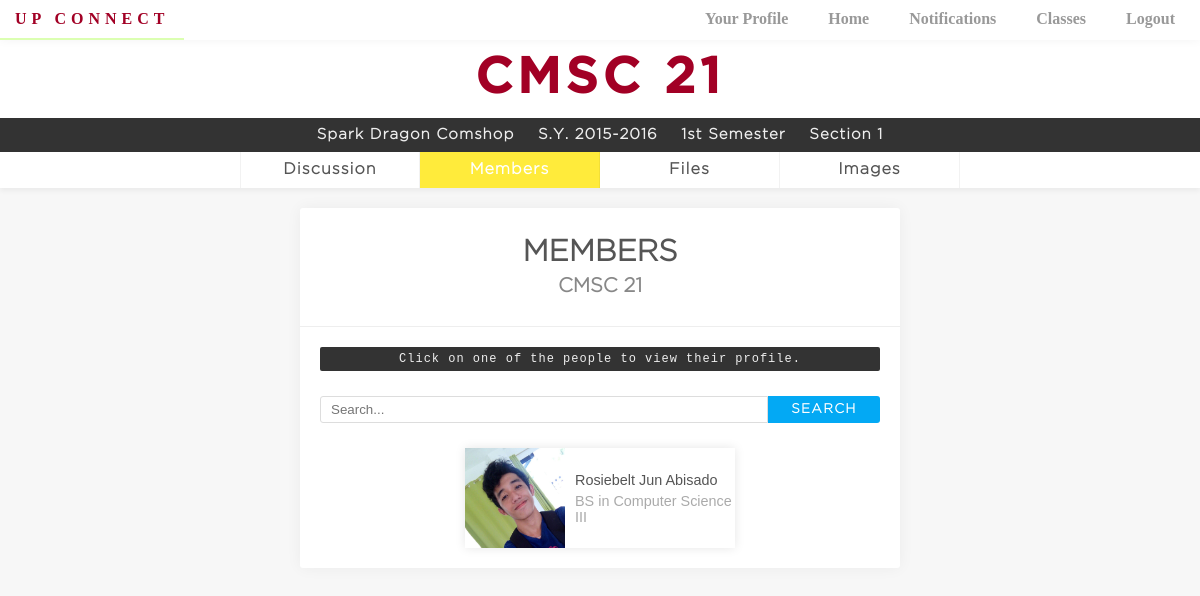
The page /members.php?classid=1 (signed in) on the database as committed earlier.
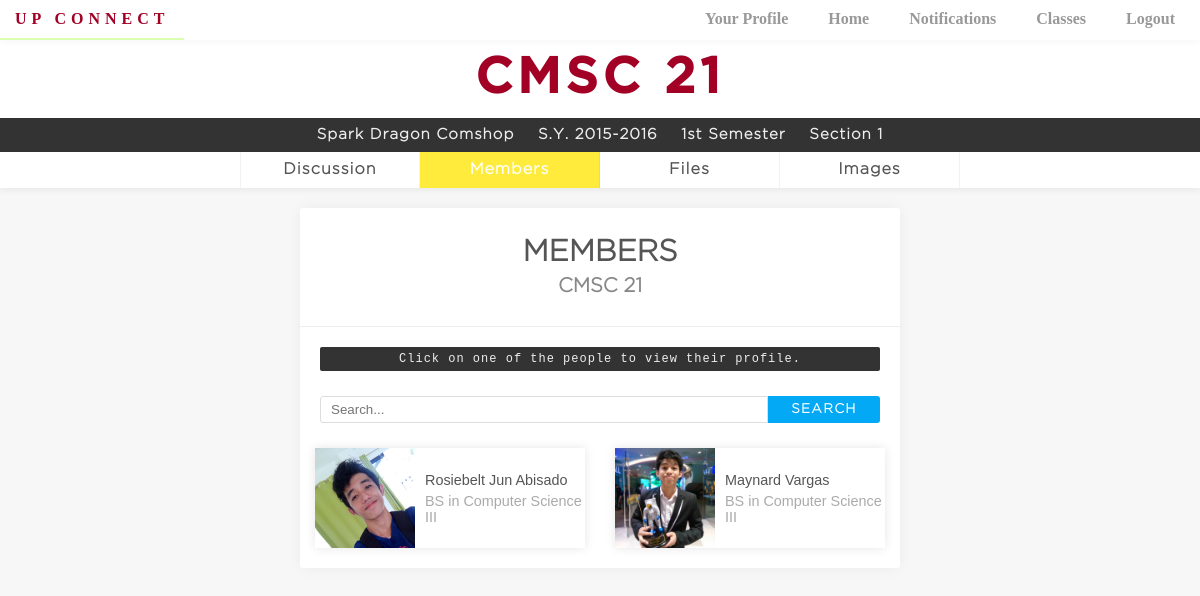
The same page on the database as committed later.
### tables this page shows
CREATE TABLE `class` (
  `class_id` int(11) NOT NULL,
  `teacher_id` varchar(5) NOT NULL,
  `section` int(6) NOT NULL,
  `course_id` int(11) NOT NULL,
  `sem_id` int(9) NOT NULL
);

CREATE TABLE `course` (
  `course_id` int(11) NOT NULL,
  `course_name` varchar(30) NOT NULL,
  `course_description` text NOT NULL,
  `desciptive_title` varchar(100) NOT NULL
);

CREATE TABLE `teacher` (
  `teacher_id` varchar(5) NOT NULL,
  `firstname` varchar(30) NOT NULL,
  `middlename` varchar(30) NOT NULL,
  `lastname` varchar(30) NOT NULL,
  `password` varchar(100) NOT NULL
);

CREATE TABLE `semester` (
  `sem_id` int(9) NOT NULL,
  `school_year` varchar(9) NOT NULL,
  `sem_no` int(1) NOT NULL
);

CREATE TABLE `enroll_class` (
  `student_id` varchar(9) NOT NULL,
  `class_id` int(9) NOT NULL
);

CREATE TABLE `student` (
  `student_id` varchar(9) NOT NULL,
  `firstname` varchar(30) NOT NULL,
  `middlename` varchar(30) NOT NULL,
  `lastname` varchar(30) NOT NULL,
  `email` varchar(40) NOT NULL,
  `year_lvl` int(2) NOT NULL,
  `degree_id` int(11) NOT NULL,
  `password` varchar(100) NOT NULL
);

### members.php (the view, shortened to what this page needs)
<!DOCTYPE php>
<html>
<head>
	<link rel="stylesheet" type="text/css" href="css/style.css">
	<link rel="stylesheet" type="text/css" href="css/member.css">
	<link rel="stylesheet" type="text/css" href="css/navigationbar.css">
	<link rel="stylesheet" type="text/css" href="css/class.css">
	<link rel="stylesheet" type="text/css" href="css/search.css">
</head>
<body>
	<?php
		require "connect.php";
		$query = "select * from teacher natural join course natural join class natural join semester where class_id = {$_GET['classid']}";
		$result = mysqli_query($dbconn, $query);
		if(mysqli_affected_rows($dbconn)){
			$row = mysqli_fetch_assoc($result);
		}
		$student=[];
		$query = "select * from enroll_class natural join student natural join degree where class_id = {$_GET['classid']}";
		$result = mysqli_query($dbconn, $query);
		if(mysqli_affected_rows($dbconn)){
			while($data = mysqli_fetch_assoc($result)){
				$student[]=$data;
			}
		}
	 ?>
	<nav id="navigation">
		<a href="home.php" class="floattran">UP Connect</a>
		<a href="myprofile.php" class="floattran">Your Profile</a>
		<a href="home.php" class="floattran">Home</a>
		<a href="#" class="floattran">Notifications</a>
		<a href="#" class="floattran">Classes</a>
		<a href="logout.php" class="floattran">Logout</a>
	</nav>
	<div id="classContainer">
	<header class="class">
		<h1 class="classtitle"><?php echo $row['course_name'] ?></h1>
		<ul class="class description">
			<li><p class="description"><?php echo $row['firstname']." ".$row['middlename']." ".$row['lastname']; ?></p></li>
			<li><p class="description">S.Y. <?php echo $row['school_year'] ?></p></li>
			<li><p class="description"><?php
				if($row['sem_no']==1){
					echo "1st";
				}
			 ?> Semester</p></li>
			<li><p class="description">Section <?php echo $row['section'] ?></p></li>
		</ul>
	</header>
	<ul class="grouplinks">
		<li><a href="class.php?classid=<?=$_GET['classid']?>" class="floattran">Discussion</a></li>
		<li><a href="members.php" class="floattran active">Members</a></li>
		<li><a href="files.php?classid=<?=$_GET['classid']?>" class="floattran">Files</a></li>
		<li><a href="images.php?classid=<?=$_GET['classid']?>" class="floattran">Images</a></li>
	</ul>
	<div class="container">
		<h1>MEMBERS</h1>
		<h2><?=$row['course_name']?></h2>
		<p class="instructions" style="margin: 10px 20px;">Click on one of the people to view their profile.</p>
		<form class="searchthroughlist">
			<input type="text" name="keyword" placeholder="Search...">
			<input type="submit" name="submit" value="SEARCH">
		</form>
		<ul class="studentlist">
		<?php foreach ($student as $value):?>
			<li><a href="
				<?php
					if($value['student_id']==$_SESSION['userid']){
						echo "myprofile.php";
					}else{
						echo "profile.php?student_id=".$value['student_id'];
					}
				?>">
				<img src="images/profile_images/<?=$value['student_id']?>.jpg">
				<ul class="description">
					<li class="descriptionName"><?php echo $value['firstname']." ".$value['lastname']?></li>
					<li class="descriptionCourseYear">BS in Computer Science III</li>
				</ul>
			</a></li>
		<?php endforeach?>
		</ul>
	</div>
	</div>
</body>
</html>

### css/style.css (style rules this page uses)
* { margin: 0; padding: 0; color: #555; }
body { display: flex; min-height: 667px; align-items: center; justify-content: center; background-color: rgba(0,0,0,0.03); }
.container { text-align: center; }
.classbtn, .name, .user.description, .description, .grouplinks > li > a, .filecontainer > p { font-weight: bold; font-family: GothamLight; }
.instructions { color: #EEE; display: block; font-size: 12px; text-align: center; border-radius: 2px; letter-spacing: 1px; background-color: #333; margin: 0 auto 5% auto; font-family: "Courier New"; padding: 5px 15px 5px 15px; }

### css/member.css (style rules this page uses)
body { display: initial; align-items: initial; justify-content: initial; background-color: rgba(0,0,0,0.03); }
.classtitle { text-align: center; }
.container { width: 50%; text-align: left; margin: auto; margin-top: 0; margin-bottom: 50px; padding-bottom: 5px; background-color: white; box-shadow: 0 0 15px rgba(0,0,0,0.05); border-radius: 3px; }
.container h1 { font-family: GothamLight; font-size: 30px; font-weight: bold; text-align: center; padding: 30px 0 10px 0; color: #555; }
.container h2 { font-family: GothamLight; font-size: 20px; font-weight: bold; color: #888; text-align: center; padding-bottom: 30px; border-bottom: 1px solid #EEE; margin-bottom: 20px; }
.studentlist { list-style: none; display: flex; flex-direction: row; flex-wrap: wrap; justify-content: space-around; }
.studentlist > li { background-color: white; box-shadow: 0 0 10px rgba(0,0,0,0.1); width: 45%; margin: 0 10px 15px 10px; }
.studentlist a { height: 100px; width: 100%; display: flex; align-items: center; text-decoration: none; }
.studentlist a .description { margin-left: 10px; font-family: arial; font-weight: normal; font-size: 0.9em; }
.studentlist img { height: 100px; width: 100px; object-position: center; object-fit: cover; }
.studentlist a .descriptionName { margin-bottom: 5px; }
.studentlist a .descriptionCourseYear { color: #AAA; }

### css/navigationbar.css (style rules this page uses)
nav { z-index: 1; top: 0; left: 0; width: 100%; position: fixed; display: inline-flex; background-color: #FFF; box-shadow: 0 0 10px rgba(0,0,0,0.05); }
nav > a { color: #999; font-weight: bold; font-family: "Gotham Light"; font-size: 1em; padding: 10px 15px 10px 15px; display: block; transition: 0.2s; margin-right: 10px; text-decoration: none; border-bottom: 2px solid rgba(0,0,0,0); }
nav > a:first-child { color: #a20025; display: block; transition: 0.2s; font-weight: bold; letter-spacing: 5px; text-transform: uppercase; font-family: "Gotham Medium"; border-bottom: 2px solid rgba(0,0,0,0); }
nav > a:nth-child(2) { margin-left: auto; }

### css/class.css (style rules this page uses)
.class { overflow: auto; background-color: white; box-shadow: 0px 5px 3px rgba(0,0,0,0.1); }
.classtitle { padding: 15px; font-size: 50px; letter-spacing: 5px; font-family: GothamMedium; color: #a20025; }
.description { list-style: none; }
.description.class { width: 50%; width: 100%; padding: 10px; display: inline-flex; background-color: #333; box-sizing: border-box; justify-content: center; margin: 0; }
ul.description.class > li { margin: 0 1% 0 1%; }
ul.description.class > li > p { color: #EEE; font-size: 15px; letter-spacing: 1px; }
ul.class.description > li:first-child { clear: right; }
p.description { color: #666; font-size: 20px; text-align: center; }
ul.grouplinks { padding: 0 20%; display: flex; list-style: none; margin: 0 0 20px 0; justify-content: center; box-shadow: 0 3px 5px rgba(0,0,0,0.05); background-color: white; }
ul.grouplinks > li { width: 100%; }
ul.grouplinks > li > a { background-color: white; display: block; color: #555; margin: 0; width: 100%; padding: 10px; transition: 0.4s; letter-spacing: 1px; text-align: center; text-decoration: none; box-sizing: border-box; border-right: 1px solid rgba(0,0,0,0.05); }
ul.grouplinks > li:first-child > a { border-left: 1px solid rgba(0,0,0,0.05); }
ul.grouplinks > li > a.active { background-color: #FFEB3B; color: white; }

### css/search.css (style rules this page uses)
.searchthroughlist { margin: 25px 20px; display: flex; }
.searchthroughlist input[type=text] { padding: 5px 10px; border: 1px solid #DDD; border-radius: 3px 0 0 3px; width: 80%; box-sizing: border-box; transition: 0.3s; }
.searchthroughlist input[type=submit] { width: 20%; box-sizing: border-box; padding: 5px 10px; border: none; border-radius: 0 3px 3px 0; font-family: GothamLight; font-weight: bold; text-transform: uppercase; color: white; background-color: #03A9F4; transition: 0.3s; letter-spacing: 0.1em; }

Rows that differ between the two databases and show on the page:
added enroll_class: student (picture), student.firstname "Maynard", student.lastname "Vargas"
